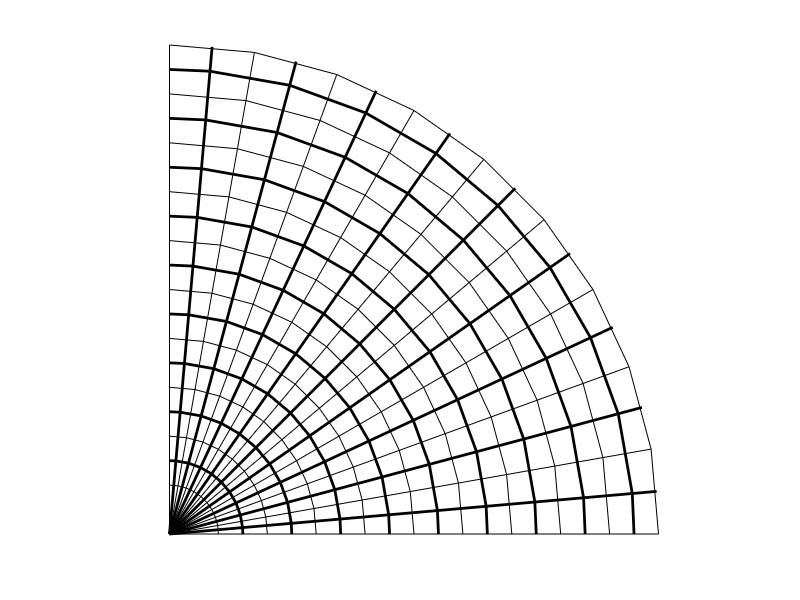

MATLAB code to generate this figure:
%	cella elementare in coordinate polari 
%
	clc ; clear all;
%	----------modalita' grafica--------------
	close;  h1 = figure(1) ; 	
%	set(h1, 'Units', 'normalized', 'Position', [0  0  1  1]) ; 
	set(h1, 'Units', 'normalized', 'Position', [0.5  0.5  0.5  0.5]) ; 
 	whitebg('w'); 
	hold on ;  pause on ;  axis off
	axis equal ;  zoom on 
	a=8;    
%	axis([0  a  0  a  0  a]);
% 	------------------------------------------------
%	coordinate dei vertici
R=10; 
c= pi/18;
b=R/10; 
for an = 0 : c : pi/2
	x= R*cos(an); 		y=R*sin(an);
	line([0  x],[0  y],'color','k') ;  
end

for an = 0 : c : pi/2-c
	for r= R/10 : R/10 : R
		x1= r*cos(an); 		y1=r*sin(an);
		x2= r*cos(an+c); 		y2=r*sin(an+c);
		line([x1  x2],[y1  y2],'color','k') ;  
	end
end
% duale 
for an = c/2 : c : pi/2-c/2
	x= R*cos(an); 		y=R*sin(an);
	line([0  x],[0  y],'color','k','linewidth',2) ;  
end
 
for an = 0 : c : pi/2-2*c
	for r= b : b : R-b
		x1= (r+b/2)*cos(an+c/2); 		y1=(r+b/2)*sin(an+c/2);
		x2= (r+b/2)*cos(an+3*c/2); 	y2=(r+b/2)*sin(an+3*c/2);
		line([x1  x2],[y1  y2],'color','k','linewidth',2) ;  
	end
end
%  ritocco estremi
	for r= b : b : R-b
		x1= (r+b/2)*cos(0); 		y1=(r+b/2)*sin(0);
		x2= (r+b/2)*cos(c/2); 	y2=(r+b/2)*sin(c/2);
		line([x1  x2],[y1  y2],'color','k','linewidth',2) ;  
	end
	for r= b : b : R-b
		x1= (r+b/2)*cos(pi/2-c/2); 		y1=(r+b/2)*sin(pi/2-c/2);
		x2= (r+b/2)*cos(pi/2); 	y2=(r+b/2)*sin(pi/2);
		line([x1  x2],[y1  y2],'color','k','linewidth',2) ;  
	end




% 	------------------------------------------------
 
 